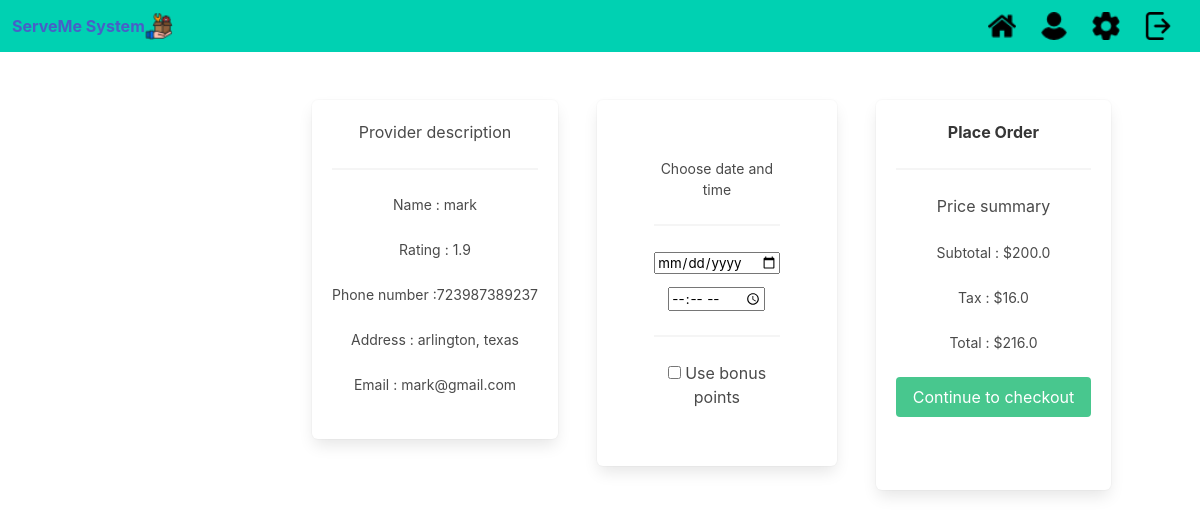
Page /providers?provider_id=1&service_id=2 (signed in) on the committed database.
### serveme/models.py (models this page shows, shortened)
class Provider (db.Model):
    provider_id     = db.Column(db.Integer, primary_key=True)
    userID        = db.Column(db.Integer, db.ForeignKey('user.userID'), nullable=False)
    provider_name   = db.Column(db.String(50), nullable=False)
    rating_avg      = db.Column(db.Float)
    phone_number    = db.Column(db.String(10), nullable=False)
    address         = db.Column(db.String(25), nullable=False)
    email           = db.Column(db.String(20), nullable=False)
    ssn             = db.Column(db.String(9), nullable=False)
    services        = db.relationship('Service', backref='service_provider', lazy=True)

class Service (db.Model):
    __searchable__  = ['description']
    provider_id     = db.Column(db.Integer, db.ForeignKey('provider.provider_id'), nullable=False)
    service_id      = db.Column(db.Integer, nullable=False, primary_key=True)
    rating_avg      = db.Column(db.Float(precision=2), nullable=False)
    service_name    = db.Column(db.String(20), nullable=False)
    cost            = db.Column(db.Float(precision=2), nullable=False)
    description     = db.Column(db.String(255), nullable=False)
    category        = db.Column(db.String(20), nullable=False)

### serveme/providerController.py (the view)
@providerController.route('/providers')
def providers():
    provider_id_from_client=request.args.get('provider_id')
    service_id_from_client = request.args.get('service_id')
    result = Provider.query.filter_by(provider_id=provider_id_from_client).all()
    service_result = Service.query.filter_by(service_id=service_id_from_client)
    return render_template('order.html',provider_id = provider_id_from_client, service_id = service_id_from_client, providers=result, services=service_result, user = current_user)

### serveme/templates/order.html (shortened to what this page needs)
{% extends "base.html" %}
{% block content %}
<br>
<br>
{%if providers != null%}
 <div style="display: flex; flex-direction: horizontal; margin-left:20%;">
    <div >
        <div class="box">
            <h1>Provider description</h1>
            <hr>
            <p style="text-align:center">Name : {{providers[0].provider_name}}</p>
            <br>
            <p>Rating : {{providers[0].rating_avg}}</p>
            <br>
            <p>Phone number :{{providers[0].phone_number}}</p>
            <br>
            <p>Address : {{providers[0].address}}</p>
            <br>
            <p>Email : {{providers[0].email}}</p>
            <br>
        </div>
    </div>
    <form method="POST" action="{{ url_for('orderController.order',cost=0.08*services[0].cost + services[0].cost, description=services[0].description, provider_id = provider_id, service_id=service_id) }}">
            <div style="display: flex; flex-direction: horizontal;">
                <div class="box" style="margin-left:10%; padding:15%;">
                    <p>Choose date and time</p>
                    <hr>
                    <div class="field">
                        <div class="control">
                            <input type="date" name="date">
                        </div>
                    </div>
                    <div class="field">
                        <div class="control">
                            <input type="time" name="time">
                        </div>
                    </div>
                    <hr>
                    <input type="checkbox" id="myCheck" />
                Use bonus points
                </div>
                {% if services != null %}
                <div  class="box" style="margin-left: 10%;" >
                    <h1> <strong>Place Order</strong> </h1>
                    <hr>
                    <h1>Price summary</h1>
                    <br>
                    <p>Subtotal : ${{services[0].cost}}</p>
                    <br>
                    <p>Tax : ${{0.08 * services[0].cost}}</p>
                    <br>
                    <p>Total : ${{0.08*services[0].cost + services[0].cost}} </p>
                    <br>
                    <button class="button is-success">Continue to checkout</button>
                    <br>
                </div>
                {%endif%}
            </div>
    </form>
</div>
{%endif%}
{% endblock %}

### serveme/static/styles.css (style rules this page uses)
p { font-size: 14px; line-height: 21px; }

### rows in the picture
Provider: provider_name "mark", rating_avg "1.9", phone_number "723987389237", address "arlington, texas", email "mark@gmail.com"
Service: cost "200.0", 0.08*services[0].cost "16.0", 0.08*services[0].cost+services[0].cost "216.0"
